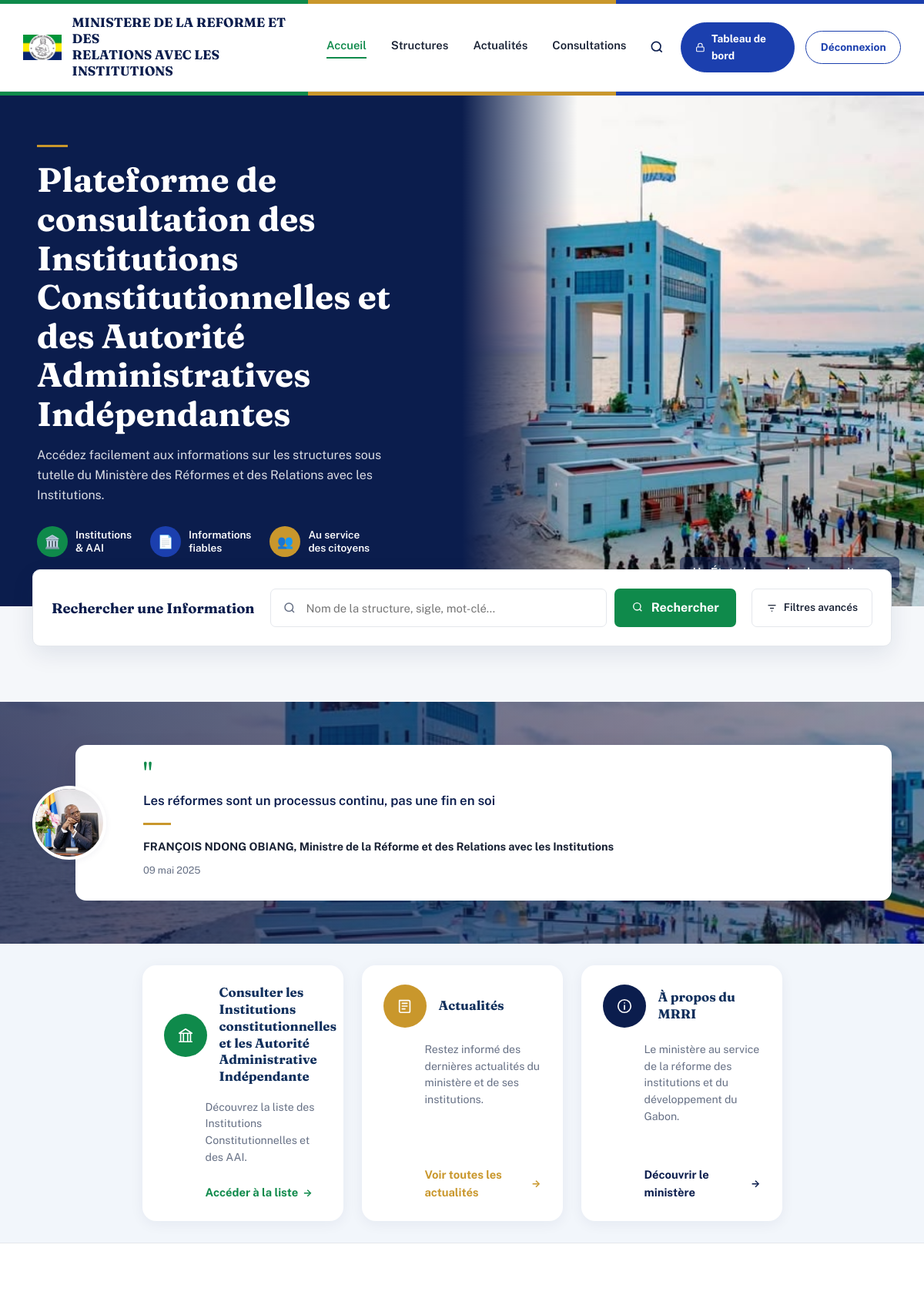
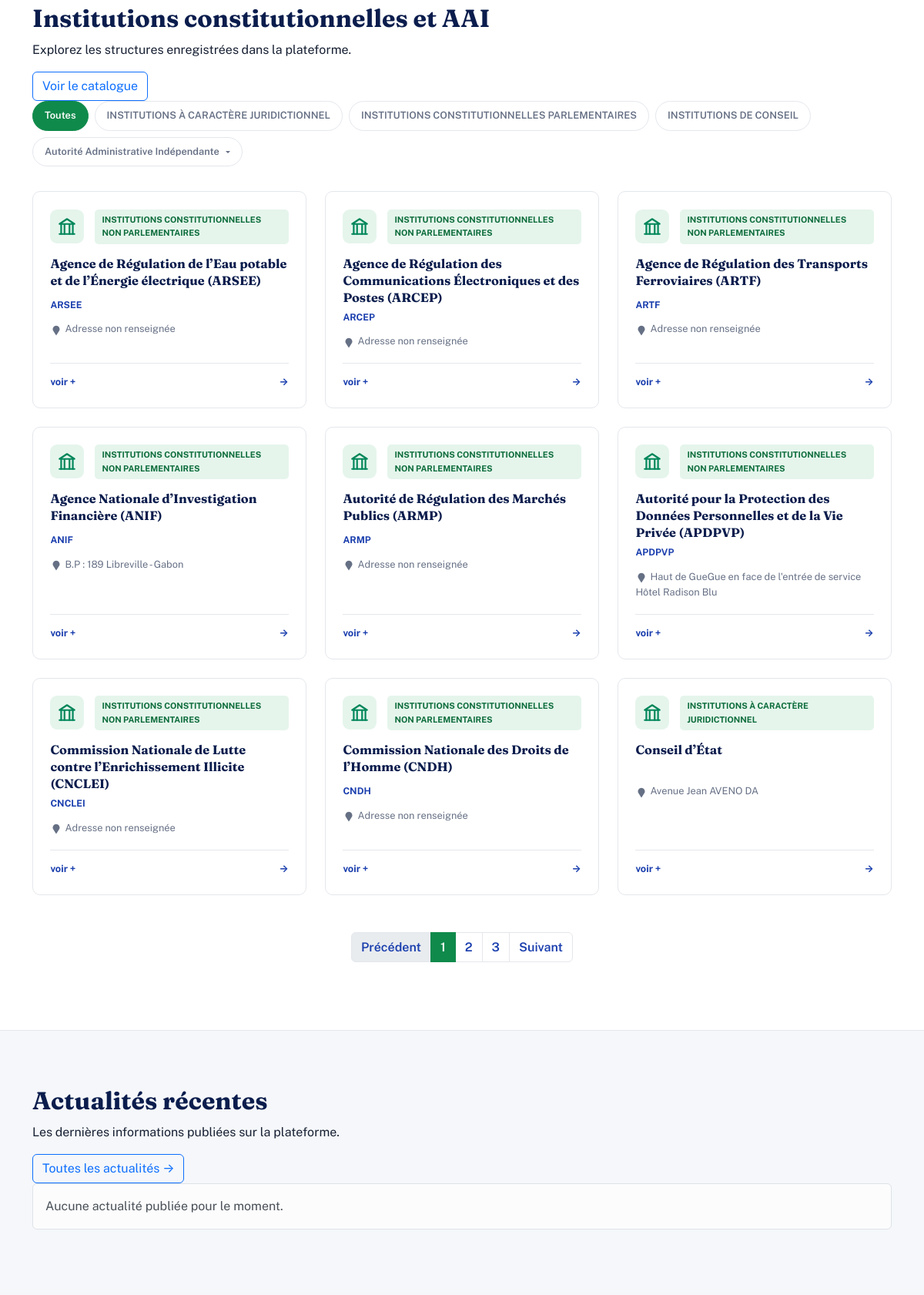
Screenshot of /views/public/accueil.php (signed in, upper part) with the database file from the repository (2 pictures, top to bottom).
### tables this page shows
CREATE TABLE IF NOT EXISTS `categories` (
  `id_cat` int NOT NULL AUTO_INCREMENT,
  `nom_cat` varchar(150) NOT NULL,
  `parent_id` int DEFAULT NULL,
  PRIMARY KEY (`id_cat`),
  UNIQUE KEY `nom_cat` (`nom_cat`),
  KEY `parent_id` (`parent_id`)
);

CREATE TABLE IF NOT EXISTS `structure` (
  `id_struc` int NOT NULL AUTO_INCREMENT,
  `nom_struc` varchar(200) NOT NULL,
  `adresse` varchar(255) DEFAULT NULL,
  `telephone` varchar(20) DEFAULT NULL,
  `email` varchar(100) DEFAULT NULL,
  `mission` varchar(1000) DEFAULT NULL,
  `site_web` varchar(255) DEFAULT NULL,
  `date_creation` date DEFAULT NULL,
  `directeur_general` varchar(200) DEFAULT NULL,
  `id_cat` int NOT NULL,
  `sigle` varchar(30) DEFAULT NULL,
  `id_responsable` int DEFAULT NULL,
  PRIMARY KEY (`id_struc`),
  KEY `fk_structure_categorie` (`id_cat`),
  KEY `fk_structure_responsable` (`id_responsable`)
);

### views/public/accueil.php (the view, shortened to what the rows shown need)
<?php
require '../../config/database.php';
$categoriesStmt = $db->prepare("
    SELECT id_cat, nom_cat
    FROM categories
    WHERE id_cat NOT IN (
        SELECT DISTINCT parent_id FROM categories WHERE parent_id IS NOT NULL
    )
    AND (parent_id IS NULL OR parent_id != :aai)
    ORDER BY nom_cat
");
$categoriesStmt->execute([':aai' => AAI_ID]);
$categories = $categoriesStmt->fetchAll(PDO::FETCH_ASSOC);
$aaiStmt = $db->prepare("SELECT id_cat, nom_cat FROM categories WHERE id_cat = :aai");
$aaiStmt->execute([':aai' => AAI_ID]);
$aai = $aaiStmt->fetch(PDO::FETCH_ASSOC);
$secteursStmt = $db->prepare("
    SELECT id_cat, nom_cat
    FROM categories
    WHERE parent_id = :aai
    ORDER BY nom_cat
");
$secteursStmt->execute([':aai' => AAI_ID]);
$secteursAAI = $secteursStmt->fetchAll(PDO::FETCH_ASSOC);
$secteursAAIIds = array_map('intval', array_column($secteursAAI, 'id_cat'));
$parPage = 9;
$page = isset($_GET['page'])
    ? max(1, (int) $_GET['page'])
    : 1;
$catFiltre = isset($_GET['cat'])
    ? (int) $_GET['cat']
    : null;
$conditions = [];
$parametres = [];
$whereSQL = $conditions
    ? " WHERE " . implode(" AND ", $conditions)
    : "";
$compteStmt = $db->prepare("
    SELECT COUNT(*)
    FROM structure
    JOIN categories
        ON structure.id_cat = categories.id_cat
    $whereSQL
");
$compteStmt->execute($parametres);
$totalStructures = (int) $compteStmt->fetchColumn();
$totalPages = max(
    1,
    (int) ceil($totalStructures / $parPage)
);
$page = min($page, $totalPages);
$offset = ($page - 1) * $parPage;
$structuresStmt = $db->prepare("
    SELECT
        structure.id_struc,
        structure.nom_struc,
        structure.sigle,
        structure.adresse,
        categories.nom_cat
    FROM structure
    JOIN categories
        ON structure.id_cat = categories.id_cat
    $whereSQL
    ORDER BY structure.nom_struc ASC
    LIMIT $parPage
    OFFSET $offset
");
$structuresStmt->execute($parametres);
$structuresListe = $structuresStmt->fetchAll(PDO::FETCH_ASSOC);
require '../../includes/header.php';
?>
<section class="mrri-hero">
  <div class="mrri-hero-grid">
    <div class="mrri-hero-texte">
      <h1> Plateforme de consultation des Institutions Constitutionnelles et des Autorité Administratives Indépendantes</h1>
    </div>
  </div>
</section>
<section class="structures-section">
    <div class="container">
        <div class="section-heading">
            <div>
                <h2>
                 Institutions constitutionnelles et AAI
                </h2>
            </div>
        </div>
        <div class="category-filters">
            <a
                href="accueil.php"
                class="category-filter <?= $catFiltre === null ? 'active' : '' ?>"
            >
                Toutes
            </a>
            <?php foreach ($categories as $cat): ?>
                <a
                    href="accueil.php?cat=<?= $cat['id_cat'] ?>"
                    class="category-filter <?= $catFiltre === (int) $cat['id_cat'] ? 'active' : '' ?>"
                >
                    <?= htmlspecialchars($cat['nom_cat']) ?>
                </a>
            <?php endforeach; ?>
            <?php if ($aai): ?>
                <?php
                    $aaiActif = $catFiltre === (int) $aai['id_cat']
                        || in_array($catFiltre, $secteursAAIIds, true);
                ?>
                <div class="dropdown">
                    <a
                        href="#"
                        class="category-filter dropdown-toggle <?= $aaiActif ? 'active' : '' ?>"
                        data-bs-toggle="dropdown"
                        aria-expanded="false"
                    >
                        <?= htmlspecialchars($aai['nom_cat']) ?>
                    </a>
                </div>
            <?php endif; ?>
        </div>
        <?php if (empty($structuresListe)): ?>
            <div class="alert alert-light border">
                Aucune structure trouvée.
            </div>
        <?php else: ?>
            <div class="row g-4">
                <?php foreach ($structuresListe as $s): ?>
                    <div class="col-md-6 col-lg-4">
                        <div class="structure-card">
                            <div class="structure-card-top">
                                <div class="structure-icon">
                                </div>
                                <span class="structure-category">
                                    <?= htmlspecialchars($s['nom_cat']) ?>
                                </span>
                            </div>
                            <h3>
                                <?= htmlspecialchars($s['nom_struc']) ?>
                            </h3>
                            <?php if (!empty($s['sigle'])): ?>
                                <div class="structure-sigle">
                                    <?= htmlspecialchars($s['sigle']) ?>
                                </div>
                            <?php endif; ?>
                            <p class="structure-address">
                            <svg xmlns="http://www.w3.org/2000/svg"
                            width="16" height="16" fill="currentColor"
                            viewBox="0 0 16 16" class="bi bi-geo-alt">
                            <path d="M12.166 8.94 8 15.5l-4.166-6.56A4.5 4.5 0 1 1 12.166 8.94z"/>
                            <path d="M8 9.5a2.5 2.5 0 1 0 0-5 2.5 2.5 0 0 0 0 5z"/>
                           </svg>
                                <?= htmlspecialchars(
                                    $s['adresse'] ?? 'Adresse non renseignée'
                                ) ?>
                            </p>
                            <a
                                href="fiche.php?id=<?= $s['id_struc'] ?>"
                                class="structure-link"
                            >
                                <span>
                                    voir +
                                </span>
                                <span>
                                    →
                                </span>
                            </a>
                        </div>
                    </div>
                <?php endforeach; ?>
            </div>
        <?php endif; ?>
    </div>
</section>
<section class="news-section">
    <div class="container">
        <div class="section-heading">
            <div>
                <h2>
                    Actualités récentes
                </h2>
            </div>
        </div>
    </div>
</section>
<?php require '../../includes/footer.php'; ?>

### rows the page displays
categories: nom_cat "INSTITUTIONS À CARACTÈRE JURIDICTIONNEL"
categories: nom_cat "INSTITUTIONS CONSTITUTIONNELLES PARLEMENTAIRES"
categories: nom_cat "INSTITUTIONS DE CONSEIL"
categories: nom_cat "Autorité Administrative Indépendante"
structure: id_cat.nom_cat "INSTITUTIONS CONSTITUTIONNELLES NON PARLEMENTAIRES", nom_struc "Agence de Régulation de l’Eau potable et de l’Énergie électrique (ARSEE)", sigle "ARSEE", adresse "Adresse non renseignée"
structure: id_cat.nom_cat "INSTITUTIONS CONSTITUTIONNELLES NON PARLEMENTAIRES", nom_struc "Agence de Régulation des Communications Électroniques et des Postes (ARCEP)", sigle "ARCEP", adresse "Adresse non renseignée"
structure: id_cat.nom_cat "INSTITUTIONS CONSTITUTIONNELLES NON PARLEMENTAIRES", nom_struc "Agence de Régulation des Transports Ferroviaires (ARTF)", sigle "ARTF", adresse "Adresse non renseignée"
structure: id_cat.nom_cat "INSTITUTIONS CONSTITUTIONNELLES NON PARLEMENTAIRES", nom_struc "Agence Nationale d’Investigation Financière (ANIF)", sigle "ANIF", adresse "B.P : 189 Libreville - Gabon"
structure: id_cat.nom_cat "INSTITUTIONS CONSTITUTIONNELLES NON PARLEMENTAIRES", nom_struc "Autorité de Régulation des Marchés Publics (ARMP)", sigle "ARMP", adresse "Adresse non renseignée"
structure: id_cat.nom_cat "INSTITUTIONS CONSTITUTIONNELLES NON PARLEMENTAIRES", nom_struc "Autorité pour la Protection des Données Personnelles et de la Vie Privée (APDPVP)", sigle "APDPVP", adresse "Haut de GueGue en face de l'entrée de service Hôtel Radison Blu"
structure: id_cat.nom_cat "INSTITUTIONS CONSTITUTIONNELLES NON PARLEMENTAIRES", nom_struc "Commission Nationale de Lutte contre l’Enrichissement Illicite (CNCLEI)", sigle "CNCLEI", adresse "Adresse non renseignée"
structure: id_cat.nom_cat "INSTITUTIONS CONSTITUTIONNELLES NON PARLEMENTAIRES", nom_struc "Commission Nationale des Droits de l’Homme (CNDH)", sigle "CNDH", adresse "Adresse non renseignée"
structure: id_cat.nom_cat "INSTITUTIONS À CARACTÈRE JURIDICTIONNEL", nom_struc "Conseil d’État", adresse "Avenue Jean AVENO DA"
